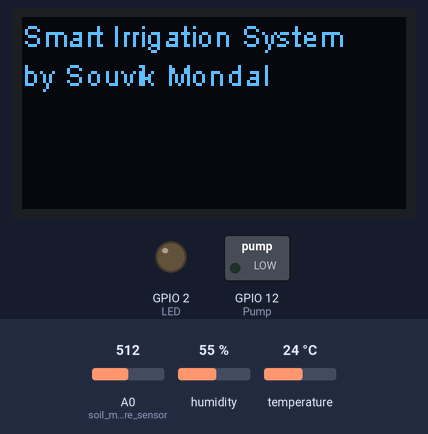
The sketch below on a simulated ESP8266 (NodeMCU). Parts: 128×64 one-colour display, switched loads named in the sketch (green lamp = pin HIGH), output pins drawn as LEDs (lit = HIGH). The test bench sets the inputs (shaded band); at power-on: A0 (soil_moisture_sensor) = 512, humidity 55 %, temperature 24 °C. WiFi joins after 1.5 s; servers stay silent unless stated; uploads are accepted with an empty reply; what the sketch prints to the serial monitor is not drawn.

Above: at 0.1 s.
3.3 s: A0 (soil_moisture_sensor) set to 0
At 4.5 s:
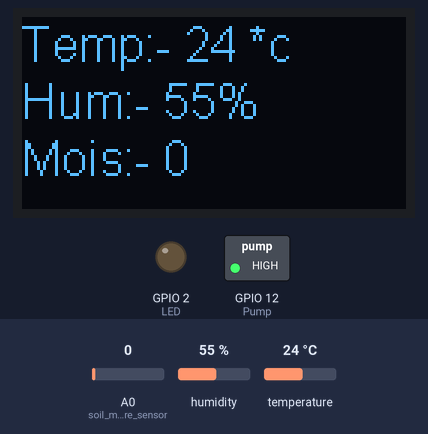
5.3 s: A0 (soil_moisture_sensor) set to 122
At 7.0 s:
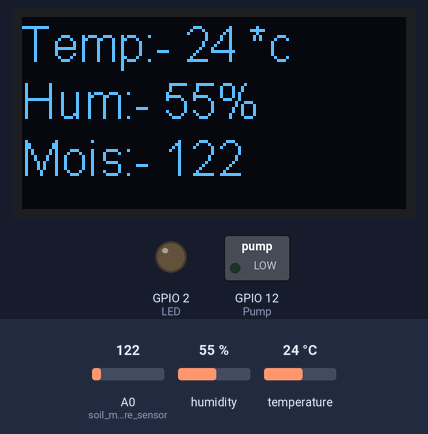
7.5 s: humidity set to 22 %
At 9.4 s:
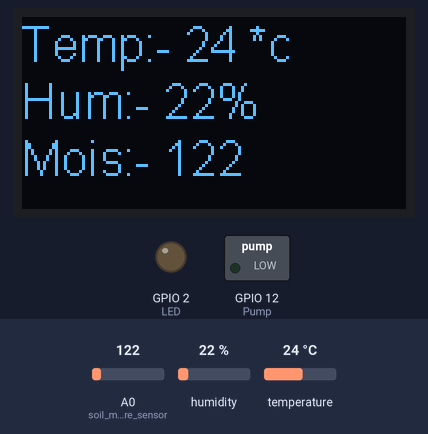
9.7 s: temperature set to 12 °C
At 11.6 s:
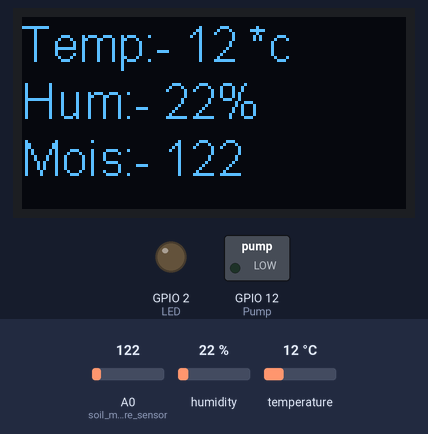
11.9 s: humidity set to 40 %
At 13.1 s:
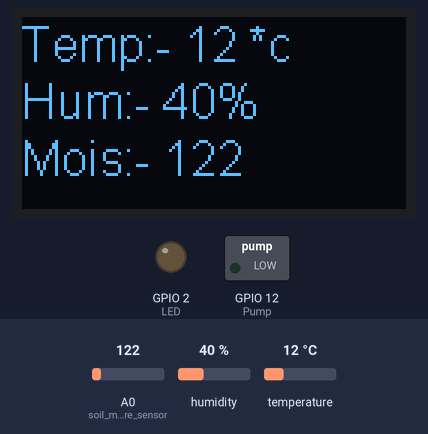
14.2 s: A0 (soil_moisture_sensor) set to 306
At 15.6 s:
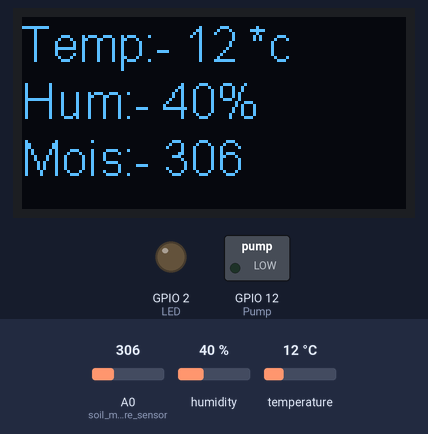
Timing chart, 0 to 17.2 s (numbered marks = the images above; inputs shaded):
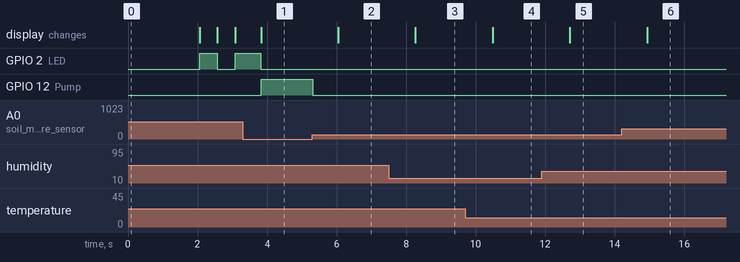

The sketch:

Water_Irrigation_System.ino
```cpp
#include <Wire.h>
#include "SSD1306Wire.h"
#include <dht11.h>
#include<ESP8266WiFi.h>
#include<ESP8266WebServer.h>
#include <ESP8266HTTPClient.h>


#define ssid "SOUVIK MONDAL"
#define password "121234a."

dht11 DHT;
#define DHT11_PIN 14

#define SDA 5
#define SCL 4
SSD1306Wire  display(0x3c, SDA, SCL);

#define LED LED_BUILTIN
#define Pump 12

#define soil_moisture_sensor A0
int sensor_reading = 0;
int Threshold = -1;

ESP8266WebServer server(80);
bool state;

String Temp;
String Hum;
String Moisture;

void setup() {
  Serial.begin(115200);

  pinMode(LED, OUTPUT);
  pinMode(Pump, OUTPUT);
  digitalWrite(Pump, LOW);

  display.init();
  display.clear();
  display.flipScreenVertically();
  display.setFont(ArialMT_Plain_10);

  display.drawString(0, 0, "\nSmart Irrigation System\nby Souvik Mondal");
  display.display();
  delay(2000);
  display.setFont(ArialMT_Plain_16);

  WiFi.mode(WIFI_STA);
  WiFi.begin(ssid, password);
  Threshold = -1;
}
int conn_cont = 1;
void loop() {
  if (WiFi.status() != WL_CONNECTED)
  {
    display.clear();
    display.drawString(0, 0, "Connecting");
    display.display();
    conn_cont = 1;
    while (WiFi.status() != WL_CONNECTED)
    {
      Serial.println(conn_cont);
      if (conn_cont == 1)
      {
        display.drawString(0, 0, "Connecting.  ");
        display.display();
      }
      else if (conn_cont == 2)
      {
        display.drawString(0, 0, "Connecting.. ");
        display.display();
      }
      else if (conn_cont == 3)
      {
        display.drawString(0, 0, "Connecting...");
        display.display();
      }
      conn_cont++;
      if (conn_cont > 3)
      {
        conn_cont = 1;
        display.clear();
      }
      state = !state;
      digitalWrite(LED, state);
      delay(500);
    }
  }
  else
  {
    SensorRead();
    SendRequest();
    if ((analogRead(A0) >= 0 ) && (analogRead(A0) <= Threshold))
    {
      digitalWrite(Pump, HIGH);
    }
    else
    {
      digitalWrite(Pump, LOW);
    }
    delay(500);
  }
}

void SensorRead()
{
  int chk;
  Serial.print("DHT11, \t");
  chk = DHT.read(DHT11_PIN);    // READ DATA
  // DISPLAT DATA
  Temp = (String)DHT.temperature;
  Hum = (String)DHT.humidity;
  Moisture = (String)analogRead(soil_moisture_sensor);
  Serial.print(Hum);
  Serial.print(",\t");
  Serial.print(Temp);
  Serial.print(",\t");
  Serial.println(Moisture);
}

void SendRequest()
{
  HTTPClient http;
  String dataSend = "http://souvikmondaliot.000webhostapp.com/sensor.php?Temp=" + Temp + "&Hum=" + Hum + "&Moisture=" + Moisture;
  //https://souvikmondaliot.000webhostapp.com/sensor.php?Temp=36&Hum=25&Moisture=10
  http.begin(dataSend);
  Serial.println(dataSend);
  int httpCode = http.GET();
  Serial.println(httpCode);
  if (httpCode == 200)
  {
    digitalWrite(LED, LOW);
    Serial.print("Send\t\t");
    String payload = http.getString();
    Serial.println(payload);
    if (payload.toInt() <= 1024)
    {
      Threshold = payload.toInt();
    }
    ShowDisplay();
  }
  else
  {
    digitalWrite(LED, HIGH);
    digitalWrite(Pump, LOW);
    display.clear();
    display.drawString(0, 0, "Failed to connect");
    display.display();
    Serial.println("Failed");
  }
  http.end();
}
void ShowDisplay()
{
  display.clear();
  display.drawString(0, 0, "Temp:- " + Temp + " *c\nHum:- " + Hum + "%\nMois:- " + Moisture);
  display.display();
}
```

Measured:
- after the input at 3.3 s, GPIO 12 (Pump): LOW → HIGH after 0.53 s; the display: changes after 0.53 s (image 1)
- after the input at 5.3 s, GPIO 12 (Pump): HIGH → LOW at once; the display: changes after 0.75 s (image 2)
- after the input at 7.5 s, the display: changes after 0.77 s (image 3)
- after the input at 9.7 s, the display: changes after 0.79 s (image 4)
- after the input at 11.9 s, the display: changes after 0.81 s (image 5)
- after the input at 14.2 s, the display: changes after 0.73 s (image 6)
